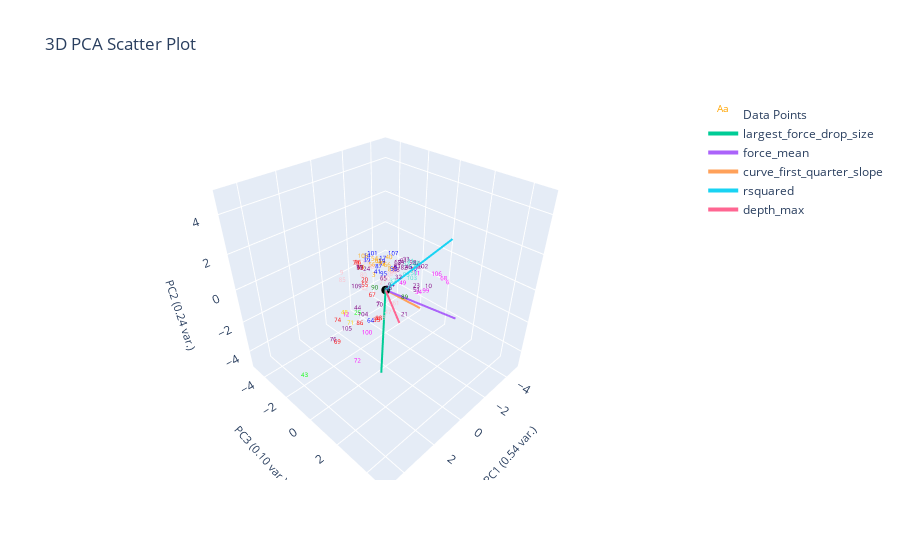

The cell this chart's notebook holds for it:
### Markdown cell above
# K-Nearest-Neighbor
- From the k nearest points, assign query point to the highest frequency label
- Performs better when data is uniformly distributed in feature space (clusters all have similar desnity)

### Code cell
from sklearn.neighbors import KNeighborsClassifier

X = plotting.extract_numerical_features(marions_labeled_data).values.tolist()
y = marions_labeled_data[f'{ylabel_name}_nums'].values.tolist()

knn = KNeighborsClassifier(n_neighbors=1)
knn.fit(X, y)
knn_predictions = pd.Series(knn.predict(clustering_features.values))
knn_actual = marions_labeled_data[f'{ylabel_name}_nums']
knn_changed_ylabel_idxs = find_changed_ylabel_data(knn_predictions, knn_actual)
knn_corrected_predictions = correct_pseudo_ylabels_to_actual(knn_predictions, knn_actual, knn_changed_ylabel_idxs)

plotting.plot_cluster_subplots(knn_predictions, curve_data,
                                  clustering_method="K-Nearest Neighbor", 
                                  cluster_category_names=cluster_num_to_ylabel,
                                  pseudo_corrections=knn_corrected_predictions,
                                  bold_idxs=knn_actual.index
                                  )
plotting.plot_cluster_subplots(knn_corrected_predictions, curve_data, 
                                  clustering_method="K-Nearest Neighbor", 
                                  cluster_category_names=cluster_num_to_ylabel,
                                  bold_idxs=knn_actual.index)
plotting.plot_pca(clustering_features, knn_predictions, 3, 
                  graph_title=f'',
                  ylabel_name=ylabel_name,)

### Figure 1 — Plotly figure (JSON) as saved in the notebook; plotly's stock layout.template omitted (floating-point values rounded to 4 significant figures)
{"data": [{"mode": "text", "name": "Data Points", "text": ["0", "1", "2", "3", "4", "5", "6", "7", "8", "9", "10", "11", "12", "13", "14", "15", "16", "17", "18", "19", "20", "21", "22", "23", "24", "25", "26", "27", "28", "29", "30", "31", "32", "33", "34", "35", "36", "37", "38", "39", "40", "41", "42", "43", "44", "45", "46", "47", "48", "49", "50", "51", "52", "53", "54", "55", "56", "57", "58", "59", "60", "61", "62", "63", "64", "65", "66", "67", "68", "69", "70", "71", "72", "73", "74", "75", "76", "77", "78", "79", "80", "81", "82", "83", "84", "85", "86", "87", "88", "89", "90", "91", "92", "93", "94", "95", "96", "97", "98", "99", "100", "101", "102", "103", "104", "105", "106", "107", "108", "109"], "textfont": {"color": ["orange", "red", "purple", "orange", "turquoise", "pink", "magenta", "purple", "purple", "pink", "purple", "magenta", "magenta", "red", "blue", "turquoise", "blue", "blue", "pink", "blue", "red", "purple", "turquoise", "purple", "purple", "lime", "pink", "pink", "pink", "orange", "pink", "turquoise", "purple", "purple", "magenta", "red", "purple", "turquoise", "pink", "blue", "orange", "blue", "pink", "lime", "purple", "pink", "purple", "pink", "gold", "magenta", "turquoise", "purple", "turquoise", "blue", "orange", "red", "orange", "pink", "purple", "purple", "turquoise", "pink", "purple", "orange", "blue", "purple", "orange", "red", "magenta", "red", "purple", "gold", "magenta", "orange", "red", "purple", "purple", "turquoise", "purple", "red", "pink", "orange", "purple", "purple", "purple", "pink", "red", "blue", "red", "green", "green", "purple", "orange", "turquoise", "purple", "blue", "red", "purple", "purple", "magenta", "magenta", "blue", "purple", "turquoise", "purple", "purple", "magenta", "blue", "orange", "purple"], "size": 6}, "type": "scatter3d", "x": [-0.2664, -1.237, -2.806, 0.3603, 0.0259, 0.6557, -4.539, 1.22, -0.4754, 1.02, -2.507, -1.8, 1.316, 0.6444, 0.3729, -2.237, -1.363, -0.714, 1.225, 0.2332, 0.7791, -1.039, -1.804, -1.363, 1.595, 1.275, -0.36, 0.5182, -0.1052, 0.4691, 0.2955, -2.002, 0.511, -2.186, -1.257, 1.476, 0.582, 0.09073, 1.477, -0.09188, -0.5747, 0.8018, 0.3098, 5.12, 1.475, -0.2508, -1.228, 0.9219, 2.986, -0.8573, -1.49, -1.301, -1.561, 0.01511, -0.2252, 0.9943, 0.1518, 1.677, -0.4252, -0.8091, 0.3745, 0.5751, -0.999, -0.2527, 1.368, 1.144, -0.5202, 0.9579, -3.995, 3.227, 1.431, 2.244, 2.066, -0.3637, 3.213, -2.599, 2.973, -1.563, 1.333, 0.8721, 1.916, -0.6819, -0.7789, -0.8115, -2.578, 1.365, 2.266, 0.8846, 1.663, -0.09305, 1.54, -1.449, -0.5233, -1.71, -0.5093, 0.9793, 0.8553, 1.326, -2.516, -3.034, 0.9818, -0.5604, -2.906, -1.399, 1.456, 1.852, -3.987, -1.368, 0.297, 2.322], "y": [-0.7373, 0.6026, -0.3324, -0.4428, 0.2968, 0.467, 0.3999, 0.7472, 0.2087, -2.063, 0.6626, 0.3956, -1.558, -1.078, -0.8515, 0.04209, 0.5672, -0.9128, 1.003, -0.00896, -0.6341, 0.3199, 0.3117, 0.799, 0.4335, -0.6845, 0.2655, 0.3406, 0.1507, -1.218, 0.3863, -0.2405, 1.328, -0.6801, 1.054, 0.8828, 0.7881, 0.5748, 0.5734, -1.409, -0.3501, 0.2345, -1.173, -0.07636, -0.4339, 0.257, 0.3331, 1.074, 0.4193, 0.3314, 0.4929, 0.8426, -0.09082, 0.5429, -0.9783, -0.3946, -0.7799, 0.4716, 0.296, 0.2367, 0.5188, 1.229, -0.1525, -0.7618, 0.3626, 1.012, -0.3991, 0.0616, 0.4994, 0.06403, 1.046, -0.137, 0.05413, -0.6313, 0.2021, -0.1671, -0.5884, 0.283, -0.3579, -1.104, 0.5565, -0.3207, 0.4738, -0.0301, -0.2794, -1.617, 0.5989, 0.4442, 1.223, 1.182, 0.8587, -0.2183, -0.7457, -0.2022, -0.1006, 0.8533, -0.9958, -0.3214, -0.4952, 0.07715, -0.3547, -1.519, -0.1127, 0.4558, -0.07081, -0.888, 0.003577, -0.8179, -1.229, 0.5529], "z": [0.7379, 0.4258, -0.5536, 0.3739, -0.03874, 0.8017, -2.087, -0.2312, 0.7304, 0.05403, -1.183, -0.1659, -2.156, 0.6188, 1.289, 0.03713, 0.4039, 0.6376, -0.9165, 1.295, 0.2048, -2.427, 0.407, -0.5067, 1.714, -1.568, 0.6069, 0.4077, 0.4896, 0.4998, 0.5204, 0.1798, 1.185, 0.01078, -0.7115, -0.9926, 0.3512, 0.3835, 1.843, 0.5739, 1.008, 1.094, -0.8203, -2.638, -0.9978, 0.5818, 0.4501, -0.7254, 0.06544, -0.3175, 0.04125, -0.7166, 0.2826, 1.024, 0.8004, 0.1409, 0.7247, 2.103, 0.6474, 0.8481, 0.03338, -0.3045, 0.6084, 0.751, -1.402, 1.275, 0.5552, -0.2335, -1.503, -1.749, -0.008115, -1.312, -3.801, 0.5874, -0.3646, -0.3845, -2.183, 0.2973, 1.308, 0.9849, 1.62, 0.2675, 0.6935, 0.5253, -0.2322, 0.00176, -0.8695, 1.529, -0.5664, -0.325, 0.9005, 0.4633, 0.5014, -0.4965, -0.4869, 1.368, 1.071, 1.291, -0.2491, -2.06, -2.845, 0.7161, -0.4997, -0.232, -1.211, -2.375, -1.446, 0.6688, 1.068, 1.212]}, {"marker": {"color": "black", "size": 3}, "mode": "markers", "name": "Origin", "showlegend": false, "type": "scatter3d", "x": [0], "y": [0], "z": [0]}, {"line": {"width": 4}, "mode": "lines+text", "name": "largest_force_drop_size", "textposition": "top center", "type": "scatter3d", "x": [0, 2.07], "y": [0, 1.788], "z": [0, -2.836]}, {"line": {"width": 4}, "mode": "lines+text", "name": "force_mean", "textposition": "top center", "type": "scatter3d", "x": [0, -2.392], "y": [0, 2.577], "z": [0, -1.665]}, {"line": {"width": 4}, "mode": "lines+text", "name": "curve_first_quarter_slope", "textposition": "top center", "type": "scatter3d", "x": [0, -2.248], "y": [0, 0.3589], "z": [0, -2.13]}, {"line": {"width": 4}, "mode": "lines+text", "name": "rsquared", "textposition": "top center", "type": "scatter3d", "x": [0, -2.025], "y": [0, 2.197], "z": [0, 2.865]}, {"line": {"width": 4}, "mode": "lines+text", "name": "depth_max", "textposition": "top center", "type": "scatter3d", "x": [0, 2.416], "y": [0, 3.195], "z": [0, 1.2]}], "layout": {"autosize": true, "scene": {"aspectmode": "cube", "xaxis": {"range": [-5.12, 5.12], "title": {"font": {"size": 11}, "text": "PC1 (0.54 var.)"}}, "yaxis": {"range": [-5.12, 5.12], "title": {"font": {"size": 11}, "text": "PC3 (0.10 var.)"}}, "zaxis": {"range": [-5.12, 5.12], "title": {"font": {"size": 11}, "text": "PC2 (0.24 var.)"}}}, "title": {"text": "3D PCA Scatter Plot"}}}
